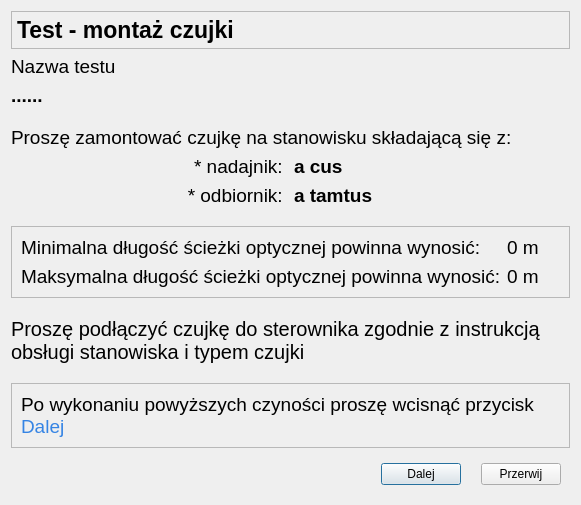
<?xml version="1.0" encoding="UTF-8"?>
<ui version="4.0">
 <class>OknoMontaz</class>
 <widget class="QDialog" name="OknoMontaz">
  <property name="geometry">
   <rect>
    <x>0</x>
    <y>0</y>
    <width>581</width>
    <height>505</height>
   </rect>
  </property>
  <property name="minimumSize">
   <size>
    <width>580</width>
    <height>505</height>
   </size>
  </property>
  <property name="maximumSize">
   <size>
    <width>1920</width>
    <height>1200</height>
   </size>
  </property>
  <property name="windowTitle">
   <string>Parametry Testu - montaż czujki</string>
  </property>
  <layout class="QGridLayout" name="gridLayout">
   <item row="12" column="0" colspan="2">
    <widget class="QFrame" name="frame_2">
     <property name="frameShape">
      <enum>QFrame::StyledPanel</enum>
     </property>
     <property name="frameShadow">
      <enum>QFrame::Raised</enum>
     </property>
     <layout class="QHBoxLayout" name="horizontalLayout_2">
      <item>
       <widget class="QLabel" name="inf0_next">
        <property name="font">
         <font>
          <pointsize>14</pointsize>
         </font>
        </property>
        <property name="text">
         <string>&lt;html&gt;&lt;head/&gt;&lt;body&gt;&lt;p&gt;Po wykonaniu powyższych czyności proszę wcisnąć przycisk&lt;span style=&quot; color:#3584e4;&quot;&gt; Dalej&lt;/span&gt;&lt;/p&gt;&lt;/body&gt;&lt;/html&gt;</string>
        </property>
        <property name="wordWrap">
         <bool>true</bool>
        </property>
       </widget>
      </item>
     </layout>
    </widget>
   </item>
   <item row="7" column="0" colspan="2">
    <spacer name="verticalSpacer_2">
     <property name="orientation">
      <enum>Qt::Vertical</enum>
     </property>
     <property name="sizeHint" stdset="0">
      <size>
       <width>20</width>
       <height>40</height>
      </size>
     </property>
    </spacer>
   </item>
   <item row="5" column="1">
    <widget class="QLabel" name="numerNadajnika">
     <property name="font">
      <font>
       <pointsize>14</pointsize>
       <weight>75</weight>
       <bold>true</bold>
      </font>
     </property>
     <property name="text">
      <string>a cus</string>
     </property>
    </widget>
   </item>
   <item row="6" column="0">
    <widget class="QLabel" name="eReceiver">
     <property name="font">
      <font>
       <pointsize>14</pointsize>
      </font>
     </property>
     <property name="text">
      <string>* odbiornik: </string>
     </property>
     <property name="alignment">
      <set>Qt::AlignRight|Qt::AlignTrailing|Qt::AlignVCenter</set>
     </property>
    </widget>
   </item>
   <item row="1" column="0">
    <widget class="QLabel" name="lTestName">
     <property name="font">
      <font>
       <pointsize>14</pointsize>
      </font>
     </property>
     <property name="text">
      <string>Nazwa testu</string>
     </property>
     <property name="alignment">
      <set>Qt::AlignLeading|Qt::AlignLeft|Qt::AlignVCenter</set>
     </property>
    </widget>
   </item>
   <item row="8" column="0" colspan="2">
    <widget class="QFrame" name="frame_dlugoscDrogiOptycznej">
     <property name="frameShape">
      <enum>QFrame::StyledPanel</enum>
     </property>
     <property name="frameShadow">
      <enum>QFrame::Raised</enum>
     </property>
     <layout class="QFormLayout" name="formLayout">
      <item row="0" column="0">
       <widget class="QLabel" name="eminimalnerozstawienie">
        <property name="font">
         <font>
          <pointsize>14</pointsize>
         </font>
        </property>
        <property name="text">
         <string>Minimalna długość ścieżki optycznej powinna wynosić: </string>
        </property>
       </widget>
      </item>
      <item row="0" column="1">
       <widget class="QLabel" name="minimalnerozstawienie">
        <property name="font">
         <font>
          <pointsize>14</pointsize>
         </font>
        </property>
        <property name="text">
         <string>0 m</string>
        </property>
       </widget>
      </item>
      <item row="1" column="0">
       <widget class="QLabel" name="emaksymalnerozstawienie">
        <property name="font">
         <font>
          <pointsize>14</pointsize>
         </font>
        </property>
        <property name="text">
         <string>Maksymalna długość ścieżki optycznej powinna wynosić:</string>
        </property>
       </widget>
      </item>
      <item row="1" column="1">
       <widget class="QLabel" name="maksymalnerozstawienie">
        <property name="font">
         <font>
          <pointsize>14</pointsize>
         </font>
        </property>
        <property name="text">
         <string>0 m</string>
        </property>
       </widget>
      </item>
     </layout>
    </widget>
   </item>
   <item row="2" column="0" colspan="2">
    <widget class="QLabel" name="testName">
     <property name="font">
      <font>
       <pointsize>14</pointsize>
       <weight>75</weight>
       <bold>true</bold>
      </font>
     </property>
     <property name="text">
      <string>......</string>
     </property>
    </widget>
   </item>
   <item row="13" column="0" colspan="2">
    <widget class="QWidget" name="widget" native="true">
     <layout class="QHBoxLayout" name="horizontalLayout_3">
      <property name="spacing">
       <number>20</number>
      </property>
      <item>
       <spacer name="horizontalSpacer">
        <property name="orientation">
         <enum>Qt::Horizontal</enum>
        </property>
        <property name="sizeHint" stdset="0">
         <size>
          <width>349</width>
          <height>20</height>
         </size>
        </property>
       </spacer>
      </item>
      <item>
       <widget class="QPushButton" name="pbDalej">
        <property name="text">
         <string>Dalej</string>
        </property>
        <property name="icon">
         <iconset theme="media-playback-start">
          <normaloff>.</normaloff>.</iconset>
        </property>
       </widget>
      </item>
      <item>
       <widget class="QPushButton" name="pbPrzerwij">
        <property name="text">
         <string>Przerwij</string>
        </property>
        <property name="icon">
         <iconset theme="media-playback-stop">
          <normaloff>.</normaloff>.</iconset>
        </property>
       </widget>
      </item>
     </layout>
    </widget>
   </item>
   <item row="3" column="0">
    <spacer name="verticalSpacer">
     <property name="orientation">
      <enum>Qt::Vertical</enum>
     </property>
     <property name="sizeHint" stdset="0">
      <size>
       <width>20</width>
       <height>40</height>
      </size>
     </property>
    </spacer>
   </item>
   <item row="0" column="0" colspan="2">
    <widget class="QFrame" name="frame">
     <property name="maximumSize">
      <size>
       <width>16777215</width>
       <height>40</height>
      </size>
     </property>
     <property name="frameShape">
      <enum>QFrame::StyledPanel</enum>
     </property>
     <property name="frameShadow">
      <enum>QFrame::Raised</enum>
     </property>
     <layout class="QHBoxLayout" name="horizontalLayout">
      <property name="leftMargin">
       <number>5</number>
      </property>
      <property name="topMargin">
       <number>5</number>
      </property>
      <property name="rightMargin">
       <number>5</number>
      </property>
      <property name="bottomMargin">
       <number>5</number>
      </property>
      <item>
       <widget class="QLabel" name="title">
        <property name="maximumSize">
         <size>
          <width>16777215</width>
          <height>45</height>
         </size>
        </property>
        <property name="font">
         <font>
          <pointsize>17</pointsize>
          <weight>75</weight>
          <bold>true</bold>
         </font>
        </property>
        <property name="text">
         <string>Test - montaż czujki</string>
        </property>
       </widget>
      </item>
     </layout>
    </widget>
   </item>
   <item row="4" column="0" colspan="2">
    <widget class="QLabel" name="info">
     <property name="font">
      <font>
       <pointsize>14</pointsize>
      </font>
     </property>
     <property name="text">
      <string>Proszę zamontować czujkę na stanowisku składającą się z:</string>
     </property>
     <property name="wordWrap">
      <bool>true</bool>
     </property>
    </widget>
   </item>
   <item row="5" column="0">
    <widget class="QLabel" name="eTransmitter">
     <property name="font">
      <font>
       <pointsize>14</pointsize>
      </font>
     </property>
     <property name="text">
      <string>* nadajnik: </string>
     </property>
     <property name="alignment">
      <set>Qt::AlignRight|Qt::AlignTrailing|Qt::AlignVCenter</set>
     </property>
    </widget>
   </item>
   <item row="10" column="0" colspan="2">
    <widget class="QLabel" name="label">
     <property name="font">
      <font>
       <pointsize>15</pointsize>
      </font>
     </property>
     <property name="text">
      <string>Proszę podłączyć czujkę do sterownika zgodnie z instrukcją obsługi stanowiska i typem czujki</string>
     </property>
     <property name="wordWrap">
      <bool>true</bool>
     </property>
     <property name="margin">
      <number>0</number>
     </property>
    </widget>
   </item>
   <item row="11" column="0" colspan="2">
    <spacer name="verticalSpacer_3">
     <property name="orientation">
      <enum>Qt::Vertical</enum>
     </property>
     <property name="sizeHint" stdset="0">
      <size>
       <width>20</width>
       <height>40</height>
      </size>
     </property>
    </spacer>
   </item>
   <item row="6" column="1">
    <widget class="QLabel" name="numerReceiver">
     <property name="font">
      <font>
       <pointsize>14</pointsize>
       <weight>75</weight>
       <bold>true</bold>
      </font>
     </property>
     <property name="text">
      <string>a tamtus</string>
     </property>
    </widget>
   </item>
   <item row="9" column="0" colspan="2">
    <spacer name="verticalSpacer_4">
     <property name="orientation">
      <enum>Qt::Vertical</enum>
     </property>
     <property name="sizeHint" stdset="0">
      <size>
       <width>20</width>
       <height>40</height>
      </size>
     </property>
    </spacer>
   </item>
  </layout>
 </widget>
 <resources/>
 <connections/>
</ui>
